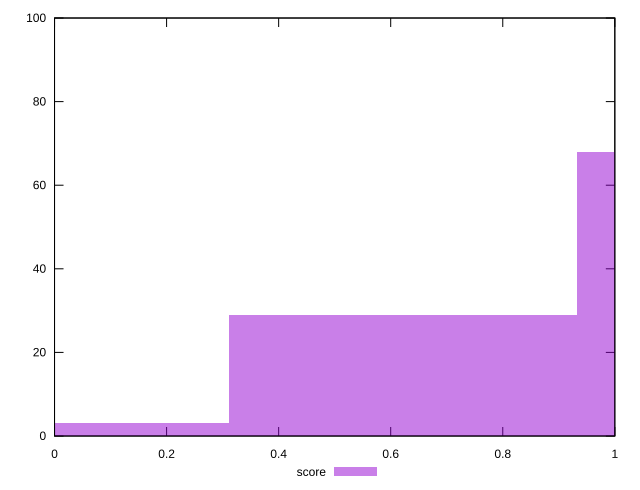

Source code (gnuplot):
reset

$score <<EOF
1.2435547379583853 68
0.6217773689791927 29
0 3
EOF

set key outside below
set boxwidth 0.6217773689791927
set xrange [0:1]
set yrange [0:100]
set trange [0:100]
set style fill transparent solid 0.5 noborder
set terminal svg size 640, 490 enhanced background rgb 'white'
set output "reprap/uses-rel-preload/samples/pages+cached+noexternal/score/histogram.svg"

plot $score title "score" with boxes

reset
